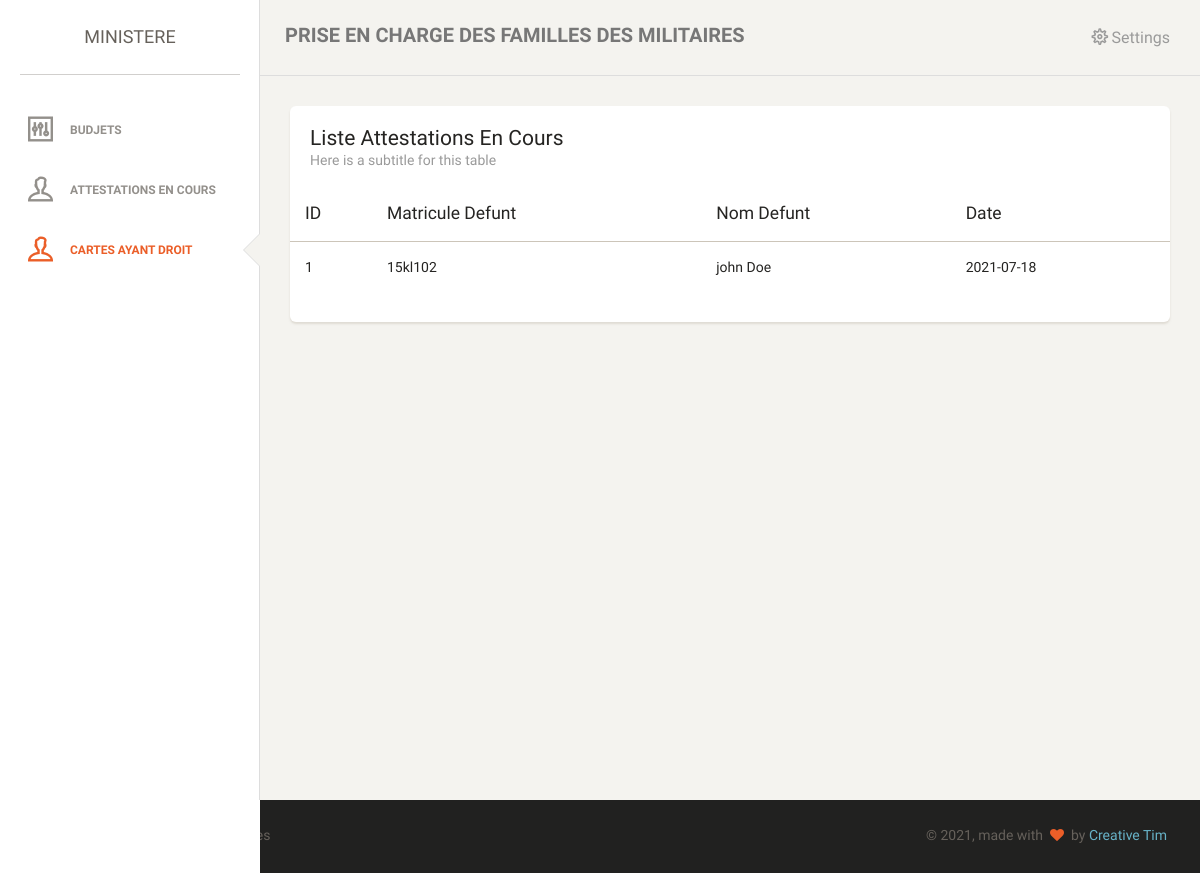
/index.php/welcome/listeCartes, run on the app's committed database.
### tables this page shows
CREATE TABLE `rentesurvie` (
  `idRenteSurvie` int(11) NOT NULL,
  `date` varchar(20) NOT NULL,
  `liquidateur` varchar(100) NOT NULL,
  `Militaire_idMilitaire` int(11) NOT NULL,
  `AgentSECAS_idAgentSECAS` int(11) NOT NULL,
  `etatRente` int(11) NOT NULL
);

CREATE TABLE `militaire` (
  `idMilitaire` int(11) NOT NULL,
  `NomMilitaire` varchar(200) NOT NULL,
  `Matricule` varchar(20) NOT NULL,
  `dateNaiss` varchar(100) NOT NULL,
  `villeResidance` varchar(100) NOT NULL
);

### application/controllers/Welcome.php (called while the page is built, shortened)
<?php
class Welcome extends CI_Controller {
	public function listeCartes(){
		$this->load->model('utilisateur');
		$d=$this->utilisateur->listeCartes();
		$data['rentes']=[];
		foreach($d as $r){
			$data['rentes']=$data['rentes']+$this->utilisateur->getInfosRente(array('idRenteSurvie'=>$r->RenteSurvie_idRenteSurvie));
		}
		$this->load->model('utilisateur');
		$b['a']=3;
		$this->load->view('ministere/head',$b);
		$this->load->view('ministere/listeCartes',$data);
		$this->load->view('ministere/footer');
	}
}

### index.php (called while the page is built, shortened)
<?php
require_once BASEPATH.'core/CodeIgniter.php';

### application/models/utilisateur.php (called while the page is built, shortened)
<?php
    class utilisateur extends CI_Model
    {
        	public $utilisateur='utilisateur' ;
        	public $agentsecas='agentsecas';
        	public $militaire='militaire' ;
        	public $rentesurvie='rentesurvie' ;
			public $attestation='attestation';
		public function getInfosRente($id){
			$this->db->select('idRenteSurvie,date,NomMilitaire,Matricule,idMilitaire,idAgentSECAS,liquidateur,date,dateValidation');
            $this->db->from($this->rentesurvie);
            $this->db->join($this->militaire, $this->rentesurvie.'.Militaire_idMilitaire = '.$this->militaire.'.idMilitaire');
            $this->db->join($this->agentsecas,$this->rentesurvie.'.AgentSECAS_idAgentSECAS = '.$this->agentsecas.'.idAgentSECAS');
			$this->db->join($this->attestation,$this->rentesurvie.'.idRenteSurvie = '.$this->attestation.'.RenteSurvie_idRenteSurvie');
			$this->db->where($id);
			$query = $this->db->get()->result();
            return $query;
		}
		public function listeCartes(){
			$this->db->select('idAttestation,Notaire_idNotaire,etat,RenteSurvie_idRenteSurvie');
			$this->db->from($this->attestation);
			$this->db->where(array('etat'=>1));
			$res=$this->db->get($this->utilisateur)->result();
            return $res;
		}
    }?>

### application/views/ministere/listeCartes.php (the view, shortened to what this page needs)
<div class="content">
            <div class="container-fluid">
                <div class="row">
                    <div class="col-md-12">
                        <div class="card">
                            <div class="header">
                                <h4 class="title">Liste Attestations En Cours</h4>
                                <p class="category">Here is a subtitle for this table</p>
                            </div>
                            <div class="content table-responsive table-full-width">
                                <table class="table table-striped">
                                    <thead>
                                        <th>ID</th>
                                    	<th>Matricule Defunt</th>
                                    	<th>Nom Defunt</th>
										<th>Date</th>
                                    </thead>
                                    <tbody>
									<?php $i=1; foreach ($rentes as $rente){?>
                                        <tr>
                                        	<td><?=$i?></td>
                                        	<td><?=$rente->Matricule?></td>
                                        	<td><?=$rente->NomMilitaire?></td>
											<td><?=$rente->date?></td>
                                        </tr>
										<?php $i++;}?>
                                    </tbody>
                                </table>
                            </div>
                        </div>
                    </div>
                            </div>
                        </div>
                    </div>
                </div>
            </div>

### data on the page
rentesurvie: militaire.Matricule "15kl102", militaire.NomMilitaire "john Doe", date "2021-07-18"
